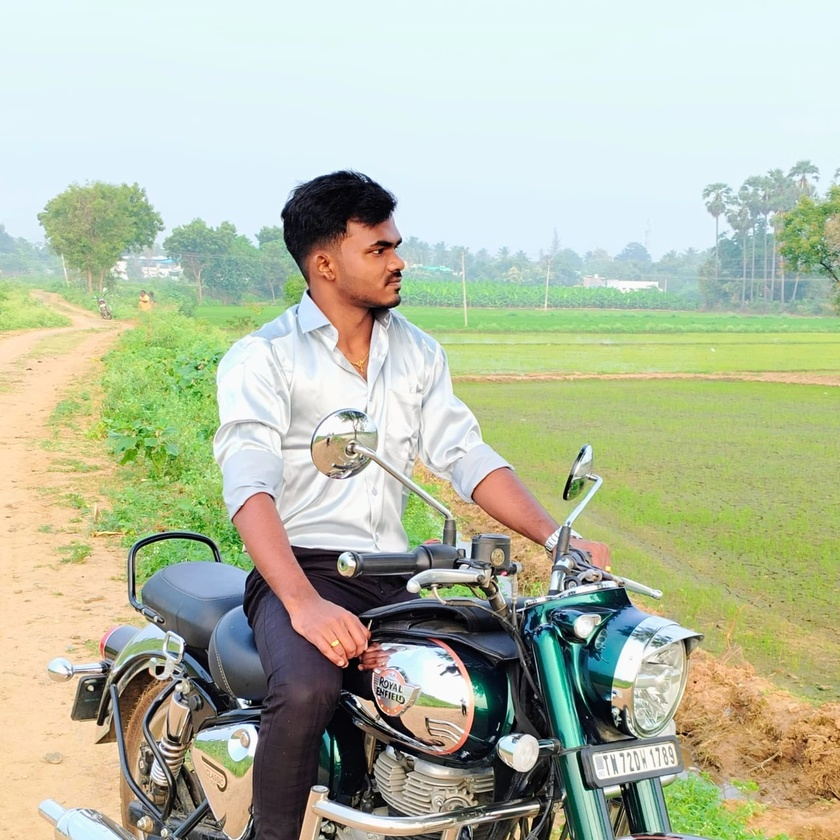
%> input picture images/test_image.jpg.jpg, 840 x 840 px, shrunk from 1280 x 1280 before the run
$ octave step8_quality_analysis.m   (GNU Octave 9; MATLAB toolbox functions it lacks are replaced by stand-ins)
%> lines starting %> are read from the running program, lines starting %| are printed output that depends on the picture
clc;
clear;
close all;

%% STEP 8 - IMAGE QUALITY ANALYSIS

% Select image
[file, path] = uigetfile( ...
    {'*.jpg;*.jpeg;*.png;*.bmp', 'Image Files'}, ...
    'Select an Image');
%> the answer given: images/test_image.jpg.jpg

if isequal(file, 0)
    disp('No image selected.');
    return;
end

% Read image
I = imread(fullfile(path, file));
%> I is the input picture: size 840x840x3 uint8; mean R, G, B 181.4, 188.6, 165

% Convert to grayscale
if size(I, 3) == 3
    grayImage = rgb2gray(I);
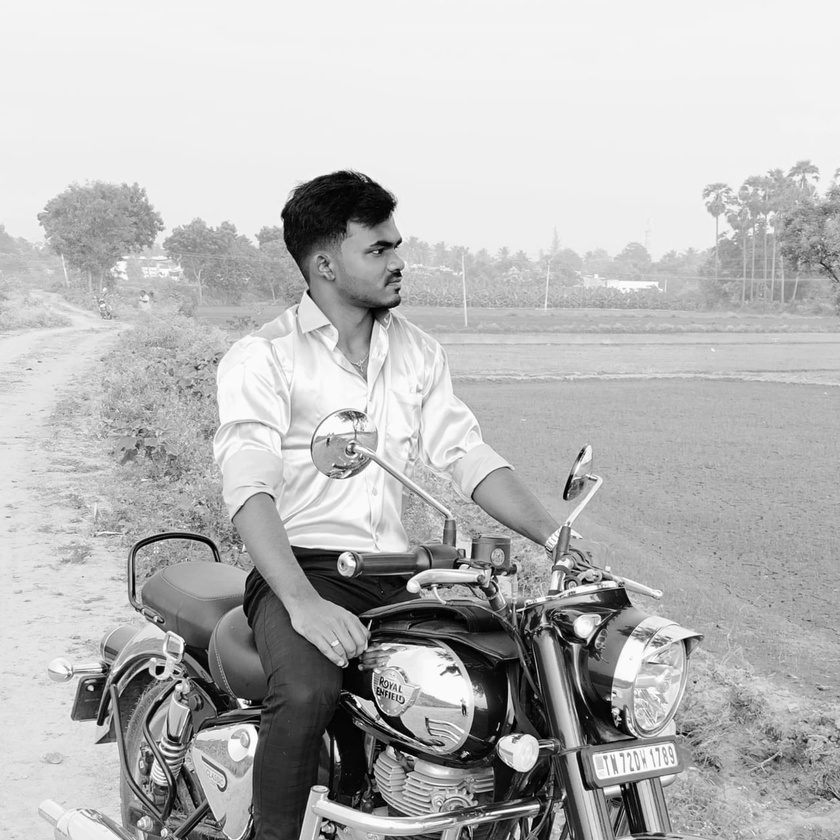
%> grayImage: size 840x840 uint8; min 0, max 255, mean 183.8
else
    grayImage = I;
end

%% Add Gaussian noise

noisyImage = imnoise(grayImage, 'gaussian', 0, 0.01);

%% Start timing

tic;

% Apply Gaussian filter
filteredImage = imgaussfilt(noisyImage, 1);

processingTime = toc;

%% Calculate MSE

mseValue = immse(filteredImage, grayImage);
%> mseValue = 138.1

%% Calculate PSNR

psnrValue = psnr(filteredImage, grayImage);
%> psnrValue = 26.73

%% Calculate SSIM

ssimValue = ssim(filteredImage, grayImage);
%> ssimValue = 0.711

%% Display results

figure;

subplot(1,3,1);
imshow(grayImage);
title('Original');

subplot(1,3,2);
imshow(noisyImage);
title('Noisy');

subplot(1,3,3);
imshow(filteredImage);
title('Filtered');

%% Display numerical results

fprintf('\n====================================\n');
fprintf('IMAGE QUALITY ANALYSIS\n');
fprintf('====================================\n');

fprintf('MSE              : %.4f\n', mseValue);
%| MSE              : 138.1438
fprintf('PSNR             : %.2f dB\n', psnrValue);
%| PSNR             : 26.73 dB
fprintf('SSIM             : %.4f\n', ssimValue);
%| SSIM             : 0.7113
fprintf('Processing Time  : %.6f seconds\n', processingTime);

fprintf('====================================\n');
